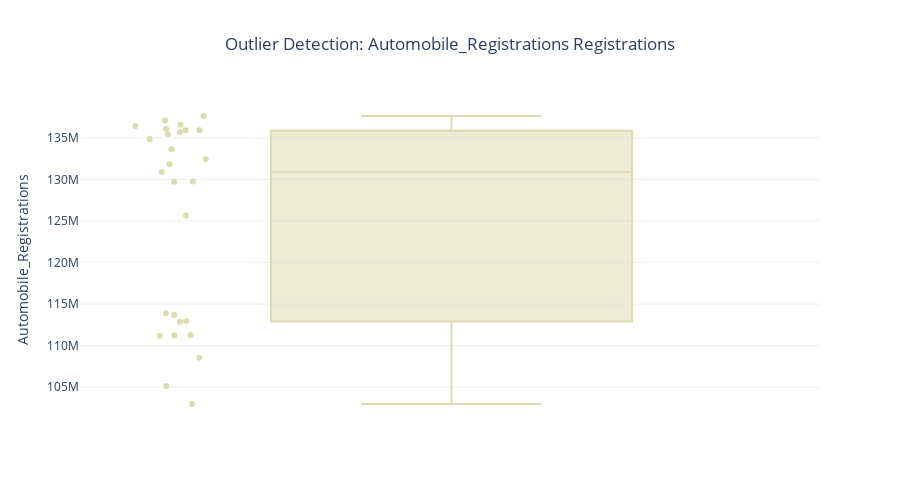

The notebook cell this image was saved under:
### Code cell
''' Outlier Detection for Automobile Registrations using Z-Score Method and Box Plot '''

# Use an existing column name from the DataFrame (e.g., "Car")
col_name = "Automobile_Registrations"

# Compute Z-score for the selected column
registrations["Z_automobile_registrations"] = (
    (registrations[col_name] - registrations[col_name].mean())
    / registrations[col_name].std()
)

# Flag potential outliers (|Z| > 3)
registrations_outliers = registrations[np.abs(registrations["Z_automobile_registrations"]) > 3]
print(f"Detected {len(registrations_outliers)} potential outliers in '{col_name}' registrations.")
display(registrations_outliers[["Year", col_name, "Z_automobile_registrations"]])

# visual outlier detection with box plot
figvr2 = px.box(
    registrations,
    y=col_name,
    title=f"Outlier Detection: {col_name} Registrations",
    points="all",
    color_discrete_sequence=[colors["registrations"]]
)
figvr2.update_layout(template="plotly_white", title_x=0.5, height=500)
figvr2.show()

### Figure 1 — Plotly figure (JSON) as saved in the notebook; plotly's stock layout.template omitted (floating-point values rounded to 4 significant figures)
{"data": [{"alignmentgroup": "True", "boxpoints": "all", "hovertemplate": "Automobile_Registrations=%{y}<extra></extra>", "legendgroup": "", "marker": {"color": "#DCDCAF"}, "name": "", "notched": false, "offsetgroup": "", "orientation": "v", "showlegend": false, "type": "box", "x0": " ", "xaxis": "x", "y": [136100000.0, 129700000.0, 129700000.0, 131800000.0, 132400000.0, 133600000.0, 137600000.0, 135900000.0, 135700000.0, 136400000.0, 136600000.0, 135400000.0, 135900000.0, 137100000.0, 134900000.0, 130900000.0, 125700000.0, 111300000.0, 113700000.0, 113900000.0, 112900000.0, 113000000.0, 111200000.0, 111200000.0, 108500000.0, 105100000.0, 103000000.0], "y0": " ", "yaxis": "y"}], "layout": {"boxmode": "group", "height": 500, "legend": {"tracegroupgap": 0}, "title": {"text": "Outlier Detection: Automobile_Registrations Registrations", "x": 0.5}, "xaxis": {"anchor": "y", "domain": [0, 1]}, "yaxis": {"anchor": "x", "domain": [0, 1], "title": {"text": "Automobile_Registrations"}}}}
